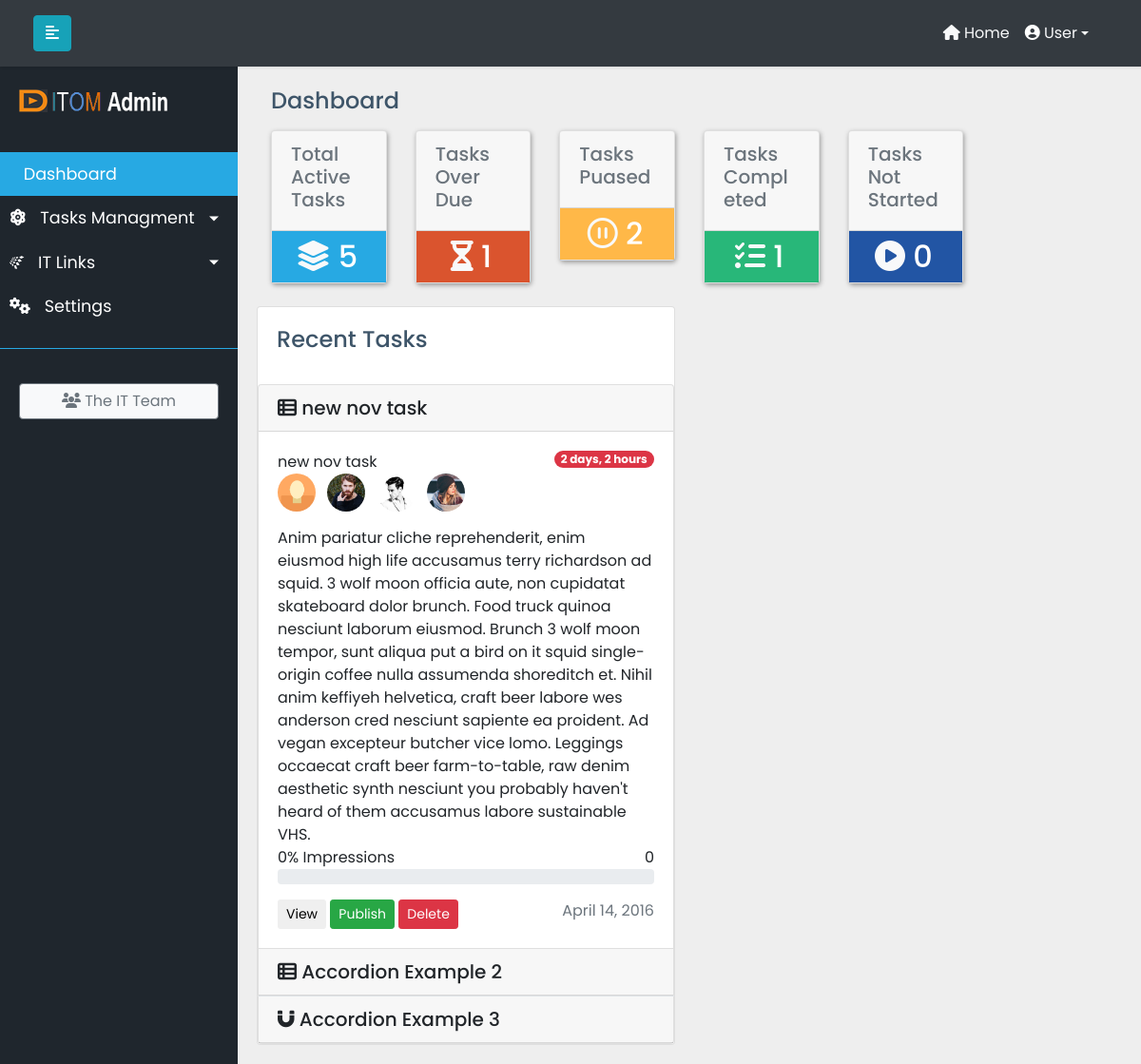
Before: / with the older database file.
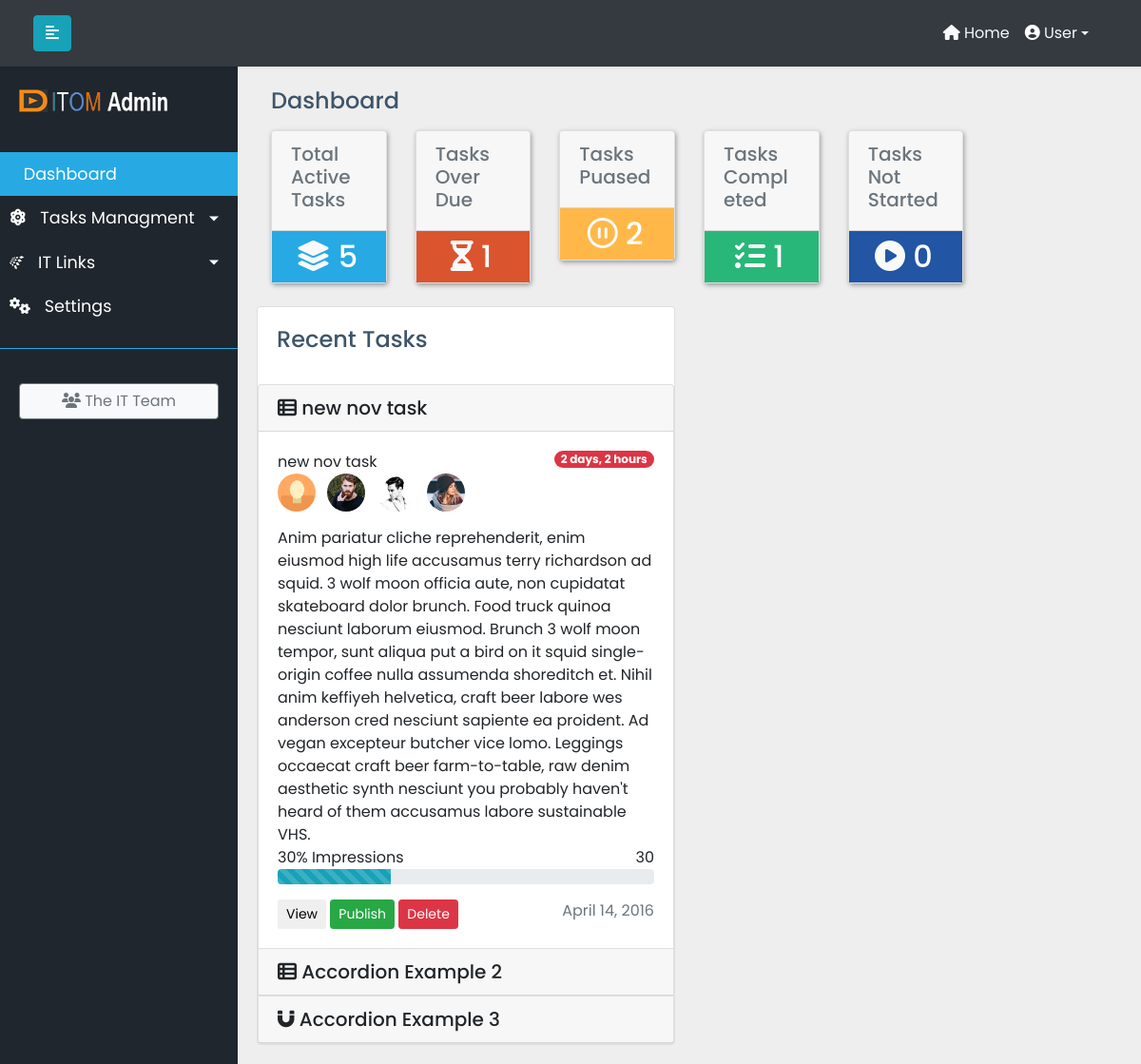
After: the same page with the newer database file.
### ittasks/models.py (models this page shows, shortened)
class MainTask(models.Model):
    task_title = models.CharField(max_length=200)
    global_task_info = models.TextField(max_length=500,default=None)
    complete = models.BooleanField(default=False)
    overall_precent_complete = models.PositiveIntegerField(default=0)
    created_at = models.DateTimeField(default=datetime.datetime.now())
    updated_at = models.DateTimeField(default=datetime.datetime.now())
    due_date = models.DateTimeField(default=datetime.datetime.now())
    global_task_assign = models.ForeignKey(User, on_delete=models.CASCADE, related_name="global_task_assign",default=1)
    TASK_STATUS_CHOICES = [
    ('ST', 'STARTED'),
    ('NS', 'NOT STARTED'),
    ('IP', 'IN PROGRESS'),
    ('PA', 'PAUSED'),
    ('CO', 'COMPLETED'),
]
    task_status = models.CharField(max_length=2,choices=TASK_STATUS_CHOICES,default='NOT STARTED')

### ittasks/views.py (the view)
# urls.py: path('', IndexView.as_view(), name='index'),
class IndexView(TemplateView):
    template_name = 'index.html'
    def get_context_data(self, **kwargs):
        context = super(IndexView, self).get_context_data(**kwargs)
        context['active_tasks'] = MainTask.objects.filter(complete=False).count()
        context['maintask'] = MainTask.objects.all()
        context['due_task'] = MainTask.objects.filter(due_date__day__lte=7, complete=False).count()
        context['task_paused'] = MainTask.objects.filter(task_status='PA', complete=False).count()
        context['task_completed'] = MainTask.objects.filter(task_status='CO', complete=True).count()
        context['task_started'] = MainTask.objects.filter(task_status='NS', complete=True).count()
        context['recent_task'] = MainTask.objects.filter(created_at__gte=datetime.now()-timedelta(days=30), complete=False)
        now = timezone.now()
        context['current_time'] = now
        return context

### ittasks/templates/index.html (shortened to what this page needs)
{% extends 'base.html'%}
{% load staticfiles %}
{% block content %}
<link rel="stylesheet" href="{% static 'css/dashboard.css' %}">
<div class="container-fluid">
<h4 class="page-title mt-5">Dashboard</h4>
<div class="row">
                    <div class="col-md-6 col-lg-2 col-xlg-3 mt-2 mb-4">
                        <div class="card card-hover">
                        <div class="card-header">
                              <h5 class="text-muted">Total Active Tasks</h5>
                            </div>
                            <div class="box bgcyan text-center">
                                <div class="text-center text-secondary">
                                  <h2 class="mr-1 mt-2 mb-2 text-white"><i class="fas fa-layer-group fa-1x text-light"></i> {{ active_tasks }}</h2>
                                </div>
                            </div>
                        </div>
                    </div>
                    <div class="col-md-6 col-lg-2 col-xlg-3 mt-2">
                        <div class="card card-hover">
                        <div class="card-header">
                              <h5 class="text-muted">Tasks Over Due</h5>
                            </div>
                            <div class="box bgdanger text-center">
                                <div class="text-center bgdanger">
                                  <h2 class="mr-1 mt-2 mb-2  text-white"><i class="fas fa-hourglass-half fa-1x text-light"></i> {{ due_task }}</h2>
                                </div>
                            </div>
                        </div>
                    </div>
                    <div class="col-md-6 col-lg-2 col-xlg-3 mt-2">
                        <div class="card card-hover">
                        <div class="card-header">
                            <h5 class="text-muted">Tasks Puased  </h5>
                            </div>
                            <div class="box bgwarning text-center">
                                <h2 class="mr-1 mb-2 mt-2 text-white"> <i class="far fa-pause-circle fa-1x text-light"></i> {{ task_paused }}</h2>
                            </div>
                        </div>
                    </div>
                    <div class="col-md-6 col-lg-2 col-xlg-3 mt-2">
                        <div class="card card-hover">
                        <div class="card-header">
                            <h5 class="text-muted">Tasks Completed</h5>
                            </div>
                            <div class="box bgsuccess text-center">
                                <h2 class="mr-1 mb-2 mt-2 text-white"><i class="fas fa-tasks fa-1x text-light"></i> {{ task_completed }}</h2>
                            </div>
                        </div>
                    </div>
                    <div class="col-md-6 col-lg-2 col-xlg-3 mt-2">
                        <div class="card card-hover">
                               <div class="card-header">
                                <h5 class="text-muted">Tasks Not Started</h5>
                                </div>
                            <div class="box bginfo text-center">
                                <h2 class="mr-1 mt-2 mb-2 text-white"><i class="fas fa-play-circle fa-1x text-light"></i> {{task_started}}</h2>
                            </div>
                        </div>
                    </div>
</div>
</div>
<div class="row" id="dashsecond">
        <div class="col-lg-6">
       <div class="card">
         <div class="card-body">
             <h4 class="page-title card-title">Recent Tasks</h4>
         </div>
         <div class="comment-widgets scrollable">
      <div class="accordion" id="accordionExample">
    {% if recent_task %}
    {% for rtasks in recent_task %}
         <div class="card m-b-0">
             <div class="card-header" id="heading-{{ rtasks.id }}">
               <h5 class="mb-0">
                 <a class="artasks" data-toggle="collapse" data-target="#collapse-{{ rtasks.id }}" aria-expanded="true" aria-controls="collapse-{{ rtasks.id }}">
                     <i class="m-r-5 fas fa-th-list" aria-hidden="true"></i>
                     <span>{{rtasks.task_title}}</span>
                 </a>
               </h5>
             </div>
             <div id="collapse-{{ rtasks.id }}" class="collapse show" aria-labelledby="heading-{{ rtasks.id }}" data-parent="#accordionExample">
               <div class="card-body">
                                 <span class="todo-desc">{{rtasks.task_title}}</span> <span class="badge badge-pill badge-danger float-right">{{ current_time|timeuntil:rtasks.created_at }}</span>
                     <ul class="list-inline">
                             <li class="assignee list-inline-item"><img class="rounded-circle" width="40" src="../../assets/images/users/1.jpg" alt="{{rtasks.global_task_assign}}" data-toggle="tooltip" data-placement="top" title="" data-original-title="Steave"></li>
                             <li class="assignee list-inline-item"><img class="rounded-circle" width="40" src="../../assets/images/users/2.jpg" alt="user" data-toggle="tooltip" data-placement="top" title="" data-original-title="Jessica"></li>
                             <li class="assignee list-inline-item"><img class="rounded-circle" width="40" src="../../assets/images/users/3.jpg" alt="user" data-toggle="tooltip" data-placement="top" title="" data-original-title="Priyanka"></li>
                             <li class="assignee list-inline-item"><img class="rounded-circle" width="40" src="../../assets/images/users/4.jpg" alt="user" data-toggle="tooltip" data-placement="top" title="" data-original-title="Selina"></li>
                         </ul>
                 Anim pariatur cliche reprehenderit, enim eiusmod high life accusamus terry richardson ad squid. 3 wolf moon officia aute, non cupidatat skateboard dolor brunch. Food truck quinoa nesciunt laborum eiusmod. Brunch 3 wolf moon tempor, sunt aliqua put a bird on it squid single-origin coffee nulla assumenda shoreditch et. Nihil anim keffiyeh helvetica, craft beer labore wes anderson cred nesciunt sapiente ea proident. Ad vegan excepteur butcher vice lomo. Leggings occaecat craft beer farm-to-table, raw denim aesthetic synth nesciunt you probably haven't heard of them accusamus labore sustainable VHS.
                 <div class="d-flex no-block align-items-center m-t-25">
                         <span>{{rtasks.overall_precent_complete}}% Impressions</span>
                         <div class="ml-auto">
                             <span>{{rtasks.overall_precent_complete}}</span>
                         </div>
                     </div>
                     <div class="progress">
                         <div class="progress-bar progress-bar-striped bg-info" role="progressbar" style="width: {{rtasks.overall_precent_complete}}%" aria-valuenow="50" aria-valuemin="0" aria-valuemax="100"></div>
                     </div>
                <div class="comment-footer mt-3">
                         <span class="text-muted float-right">April 14, 2016</span>
                         <button type="button" class="btn btn-cyan btn-sm">View</button>
                         <button type="button" class="btn btn-success btn-sm">Publish</button>
                         <button type="button" class="btn btn-danger btn-sm">Delete</button>
                     </div>
               </div>
             </div>
         </div>
        {% endfor %}
          {% endif %}
         <div class="card m-b-0">
             <div class="card-header" id="headingTwo">
               <h5 class="mb-0">
                 <a class="artasks" data-toggle="collapse" data-target="#collapseTwo" aria-expanded="false" aria-controls="collapseTwo">
                     <i class="m-r-5 fas fa-th-list" aria-hidden="true"></i>
                     <span>Accordion Example 2</span>
                 </a>
               </h5>
             </div>
         </div>
         <div class="card m-b-0 border-top">
             <div class="card-header" id="headingThree">
               <h5 class="mb-0">
                 <a class="collapsed" data-toggle="collapse" data-target="#collapseThree" aria-expanded="false" aria-controls="collapseThree">
                     <i class="m-r-5 fa fa-magnet" aria-hidden="true"></i>
                     <span>Accordion Example 3</span>
                 </a>
               </h5>
             </div>
         </div>
     </div>
         </div>
     </div>
   </div>
   </div>
{% endblock content %}

### ittasks/templates/base.html (shortened to what this page needs)
{% load static %}
<!DOCTYPE html>
<html>
<head>
    <link rel="stylesheet" href="https://stackpath.bootstrapcdn.com/bootstrap/4.1.0/css/bootstrap.min.css">
    <link rel="stylesheet" href="{% static 'css/base.css' %}">
    <link rel="stylesheet" href="https://cdn.materialdesignicons.com/4.5.95/css/materialdesignicons.min.css">
</head>
<body>
    <div class="wrapper">
        <nav id="sidebar">
            <div class="sidebar-header">
                        <img src="{% static 'img/logo-icon.png' %}" class="light-logo" class="logo_name"/>
                        <img src="{% static 'img/logo-text.png' %}" alt="homepage" class="logo_d" />
            </div>
            <ul class="list-unstyled components">
                <li class="active">
                    <a href="#">
                        Dashboard
                    </a>
                </li>
                <li>
                    <a href="#homeSubmenu" data-toggle="collapse" aria-expanded="false" class="dropdown-toggle">
                        <i class="fas fa-atom"></i>
                        Tasks Managment
                    </a>
                    <a href="#pageSubmenu" data-toggle="collapse" aria-expanded="false" class="dropdown-toggle">
                        <i class="fab fa-schlix"></i>
                        IT Links
                    </a>
                </li>
                <li>
                    <a href="#">
                        <i class="fas fa-cogs"></i>
                        Settings
                    </a>
                </li>
            </ul>
            <ul class="list-unstyled CTAs">
                <li>
                    <button type="button" class="btn btn-outline-secondary btn-block bg-light" data-toggle="modal" data-target="#ItTeamModal"><i class="fas fa-users"></i> The IT Team</button>
                </li>
            </ul>
        </nav>
        <div id="content">
            <nav class="navbar navbar-expand-lg navbar-light bg-dark fixed-top" id="topnav">
                <div class="container-fluid">
                    <button type="button" id="sidebarCollapse" class="btn btn-info">
                        <i class="fas fa-align-left"></i>
                    </button>
                    <div class="collapse navbar-collapse" id="navbarSupportedContent">
                        <ul class="nav navbar-nav ml-auto">
                            <li class="nav-item active">
                                <a class="nav-link text-light ml-10" href="#"><i class="fas fa-home"></i> Home</a>
                            </li>
                               <li class="nav-item dropdown pr-4">
                                    <a class="nav-link dropdown-toggle text-light usr-icn" href="#" id="navbarDropdown" role="button" data-toggle="dropdown" aria-haspopup="true" aria-expanded="false">
                                            <i class="fas fa-user-circle text-white"></i> User
                                    </a>
                                  </li>
                        </ul>
                    </div>
                </div>
            </nav>
            <{% block content %}
            {% endblock content %}
        </div>
    </div>
</body>
</html>

### static/css/base.css (style rules this page uses)
body { font-family: 'Poppins', sans-serif; background: #eeeeee; }
a, a:hover, a:focus { color: inherit; text-decoration: none; transition: all 0.3s; }
.navbar { padding: 15px 20px; background: #fff; border: none; border-radius: 0; margin-bottom: 40px; box-shadow: 1px 1px 3px rgba(0, 0, 0, 0.1); }
i, span { display: inline-block; }
.wrapper { display: flex; align-items: stretch; }
#sidebar { min-width: 250px; max-width: 250px; background: #1F262D; color: #fff; transition: all 0.3s; padding-top: 72px; }
#sidebar ul li a { text-align: left; }
#sidebar .sidebar-header { padding: 20px; background: #1F262D; }
#sidebar ul.components { padding: 20px 0; border-bottom: 1px solid #27A9E3; }
#sidebar ul li a { padding: 10px; font-size: 1.1em; display: block; }
#sidebar ul li a i { margin-right: 10px; }
#sidebar ul li.active>a, a[aria-expanded="true"] { color: #fff; background: #27A9E3; }
a[data-toggle="collapse"] { position: relative; }
.dropdown-toggle::after { display: block; position: absolute; top: 50%; right: 20px; transform: translateY(-50%); }
ul.CTAs { padding: 20px; }
#content { width: 100%; padding: 20px; min-height: 100vh; transition: all 0.3s; }
.navbar-collapse ul li a.nav-link:before { position: absolute; bottom: -5px; left: 0; width: 100%; height: 2px; background: transparent; content: ''; opacity: 0; transition: opacity 0.3s, -webkit-transform 0.3s; transition: opacity 0.3s, transform 0.3s; transition: opacity 0.3s, transform 0.3s, -webkit-transform 0.3s; -webkit-transform: translateY(10px); transform: translateY(10px); }
#topnav ul > li.dropdown > a { background:#343A40; }

### static/css/dashboard.css (style rules this page uses)
.page-title { color: #3E5569; }
.bgcyan { background-color: #27a9e3; }
.bgdanger { background-color: #da542e; }
.bgwarning { background-color: #ffb848; }
.bgsuccess { background-color: #28b779; }
.bginfo { background-color: #2255a4; }
.card-hover { box-shadow: 1px 2px 5px #999; transition: all .4s; }
#dashsecond a.artasks { background-color: #F7F7F7; }

Changed rows visible on the page:
changed MainTask "new nov task": overall_precent_complete "0" → "30"
